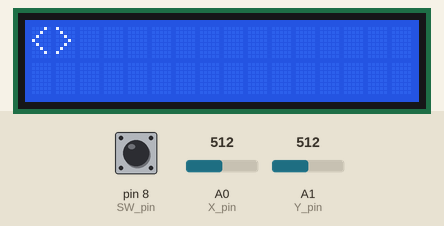
This sketch was run on a simulated Arduino Uno, built with avr-gcc and run on an emulated ATmega328P. Shown: 16×2 character LCD. The test bench sets the inputs (shaded band); at power-on: A0 (X_pin) = 512, A1 (Y_pin) = 512, pin 8 (SW_pin) LOW. What the sketch prints to the serial monitor is not drawn.

Above: at 1.2 s.
1.3 s: A0 (X_pin) set to 560
At 1.9 s:
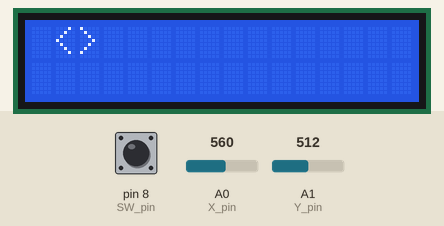
3.0 s: A1 (Y_pin) set to 560
At 3.4 s:
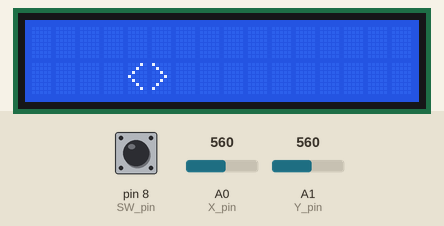
4.5 s: A0 (X_pin) set to 440
At 4.9 s:
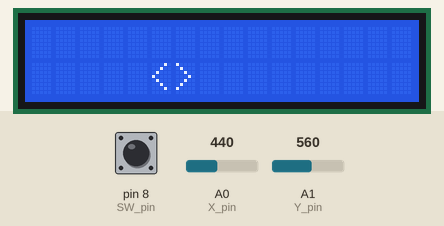
7.5 s: A0 (X_pin) set to 716
At 7.9 s:
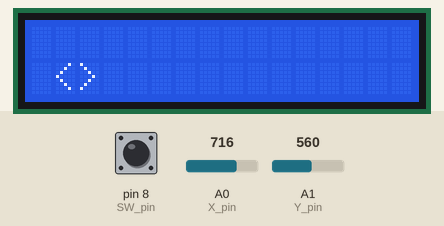
10.5 s: A1 (Y_pin) set to 440
At 11.0 s:
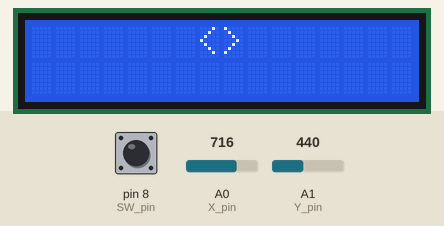
12.1 s: A1 (Y_pin) set to 716
At 12.5 s:
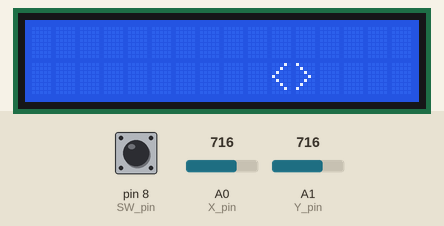
Timing chart, 0 to 15.1 s (numbered marks = the images above; inputs shaded):
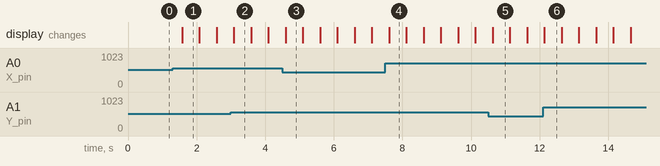

Measured:
- after the input at 1.3 s, the display: changes after 0.27 s (image 1)
- after the input at 7.5 s, the display: changes after 0.11 s (image 4)
- what the display in image 1 shows lasts 0.5 s, from 1.6 s to 2.1 s

The sketch:

control_joystick_move_LCD.ino
```cpp
// include the library code for the LCD and initialize it
// used https://www.thegeekpub.com/235425/arduino-ultrasonic-sensor-tutorial/
// and this to actually setup LCD https://www.arduino.cc/en/Tutorial/HelloWorld

#include <LiquidCrystal.h>
LiquidCrystal lcd(12, 11, 5, 4, 3, 2);

// Arduino pin numbers
const int SW_pin = 8; // digital pin connected to switch output
const int X_pin = 0; // analog pin connected to X output
const int Y_pin = 1; // analog pin connected to Y output
int currentX = 0;
int currentY = 0;


void setup() {
  lcd.begin(16, 2); // set up the LCD's number of columns and rows:
  Serial.begin(9600); // Starts the serial communication
}

void loop() {

  Serial.print(digitalRead(SW_pin));

  // Prints the distance on the Serial Monitor
  lcd.clear();
  int x_read = analogRead(X_pin);
  int y_read = analogRead(Y_pin);

  // right
  if (x_read > 550 && currentX < 15) {
    currentX += 1;
  }
  // left
  if (x_read < 450 && currentX > 0) {
    currentX -= 1;
  }
  // up
  if (y_read < 450 && currentY > 0) {
    currentY -= 1;
  }
  // down
  if (y_read > 550 && currentY < 1) {
    currentY += 1;
  }

  lcd.setCursor(currentX, currentY);
  lcd.print("<>");

  delay(500);
}
```
